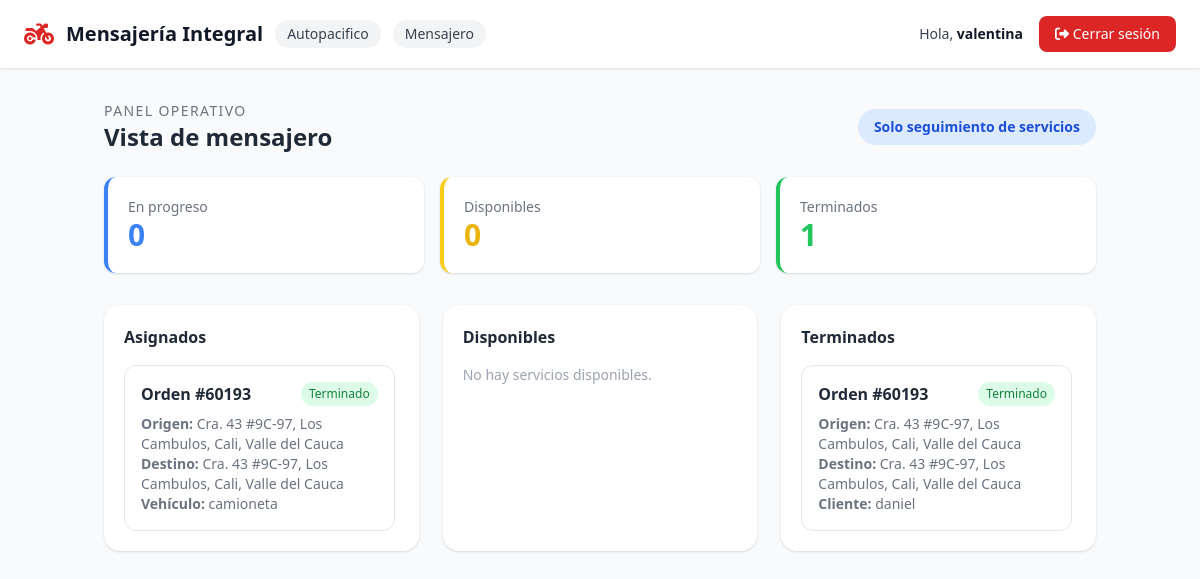
Page /mensajero/ (signed in) on the earlier database version.
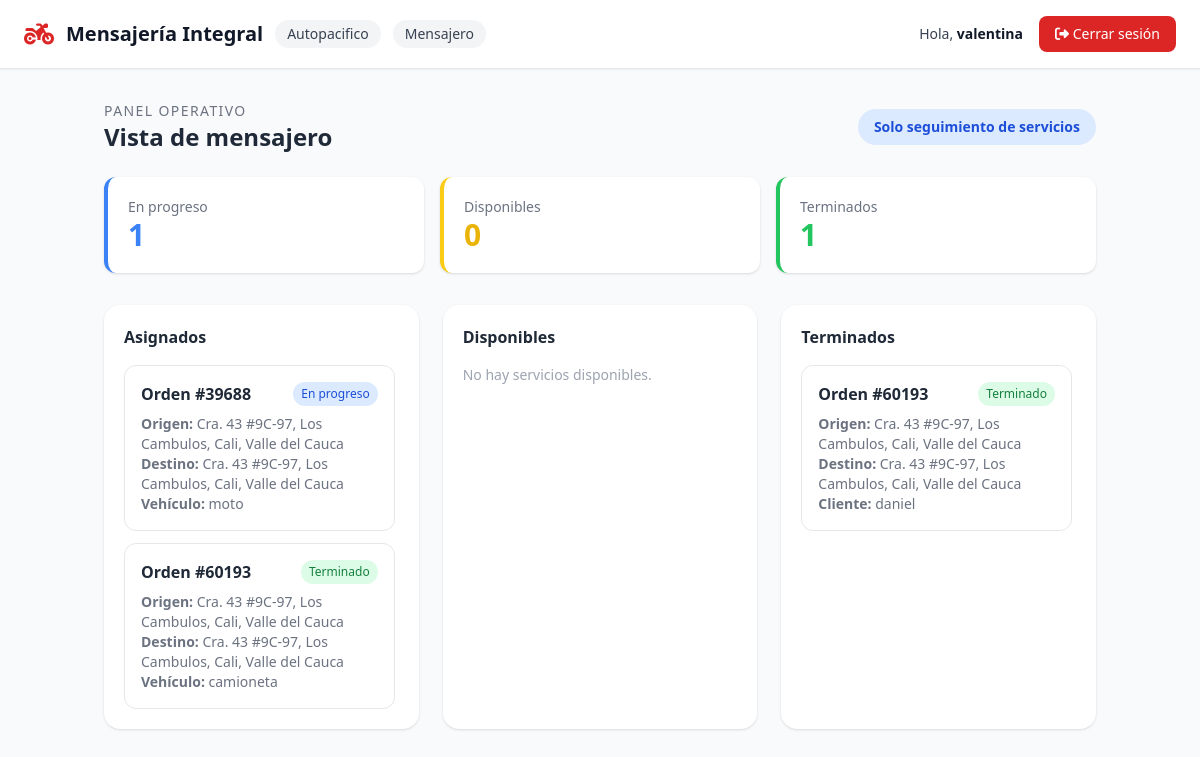
Same page on the later database version.
### servicios/models.py (models this page shows, shortened)
class Servicio(models.Model):
    ESTADO_CHOICES = [
        ('sin_asignar', 'Sin asignar'),
        ('en_progreso', 'En progreso'),
        ('terminado', 'Terminado'),
    ]
    PRIORIDAD_CHOICES = [
        ('normal', 'Normal'),
        ('alta', 'Alta'),
    ]
    empresa = models.ForeignKey(
        Empresa,
        on_delete=models.CASCADE,
        related_name='servicios',
        null=True,
        blank=True,
    )
    creado_por = models.ForeignKey(
        Usuario,
        on_delete=models.SET_NULL,
        null=True,
        blank=True,
        related_name='servicios_creados'
    )
    cliente = models.ForeignKey(
        Usuario,
        on_delete=models.CASCADE,
        related_name='servicios_cliente'
    )
    mensajero = models.ForeignKey(
        Usuario,
        on_delete=models.SET_NULL,
        null=True,
        blank=True,
        related_name='servicios_mensajero'
    )
    orden = models.CharField(max_length=20, unique=True, db_index=True)
    descripcion = models.TextField(blank=True)
    sede = models.CharField(max_length=100, blank=True)
    area = models.CharField(max_length=100, blank=True)
    nombre_solicitante = models.CharField(max_length=150, blank=True)
    telefono_solicitante = models.CharField(max_length=30, blank=True)
    ciudad_origen = models.CharField(max_length=100, blank=True)
    ciudad_destino = models.CharField(max_length=100, blank=True)
    origen = models.TextField()
    destino = models.TextField()
    fecha_entrega_deseada = models.DateField(null=True, blank=True)
    nombre_quien_recibe = models.CharField(max_length=150, blank=True)
    telefono_quien_recibe = models.CharField(max_length=30, blank=True)
    tipo_servicio = models.CharField(max_length=100, blank=True)
    tipo_pago = models.CharField(max_length=100, blank=True)
    descripcion_pago = models.TextField(blank=True)
    tipo_recorrido = models.CharField(max_length=100, blank=True)
    tipo_vehiculo = models.CharField(max_length=50)
    prioridad = models.CharField(max_length=10, choices=PRIORIDAD_CHOICES, default='normal')
    estado = models.CharField(max_length=20, choices=ESTADO_CHOICES, default='sin_asignar', db_index=True)
    fecha_creacion = models.DateTimeField(auto_now_add=True, db_index=True)
    origen_lat = models.DecimalField(max_digits=9, decimal_places=6, null=True, blank=True)
    origen_lng = models.DecimalField(max_digits=9, decimal_places=6, null=True, blank=True)
    destino_lat = models.DecimalField(max_digits=9, decimal_places=6, null=True, blank=True)
    destino_lng = models.DecimalField(max_digits=9, decimal_places=6, null=True, blank=True)
    mensajero_lat = models.DecimalField(max_digits=9, decimal_places=6, null=True, blank=True)
    mensajero_lng = models.DecimalField(max_digits=9, decimal_places=6, null=True, blank=True)
    mensajero_ubicacion_actualizada_en = models.DateTimeField(null=True, blank=True)
    def tiene_mapa(self):
        return any([
            self.origen_lat is not None and self.origen_lng is not None,
            self.destino_lat is not None and self.destino_lng is not None,
            self.mensajero_lat is not None and self.mensajero_lng is not None,
        ])
    class Meta:
        verbose_name = "Servicio"
        verbose_name_plural = "Servicios"

### usuarios/models.py (models this page shows, shortened)
class Usuario(AbstractUser):
    ROL_CHOICES = [
        ('coordinador', 'Coordinador'),
        ('cliente', 'Cliente'),
        ('mensajero', 'Mensajero'),
    ]
    rol = models.CharField(max_length=20, choices=ROL_CHOICES)
    telefono = models.CharField(max_length=20, blank=True)
    foto_perfil = models.ImageField(upload_to='perfiles/', blank=True, null=True)
    empresa = models.ForeignKey(
        Empresa,
        on_delete=models.SET_NULL,
        null=True,
        blank=True,
        related_name='usuarios'
    )
    class Meta:
        verbose_name = "Usuario"
        verbose_name_plural = "Usuarios"

### dashboard/views.py (the view)
# urls.py: path('mensajero/', views.mensajero_inicio, name='mensajero_inicio'),
@login_required
def mensajero_inicio(request):
    if request.user.rol != 'mensajero':
        return _redirigir_dashboard(request.user)
    servicios = _servicios_empresa(request.user)
    asignados = servicios.filter(mensajero=request.user)
    disponibles = servicios.filter(estado='sin_asignar')
    terminados = servicios.filter(mensajero=request.user, estado='terminado')
    context = {
        'asignados': asignados,
        'disponibles': disponibles,
        'terminados': terminados,
        'en_progreso': asignados.filter(estado='en_progreso').count(),
        'sin_asignar': disponibles.count(),
        'terminados_count': terminados.count(),
    }
    return render(request, 'dashboard/mensajero_inicio.html', context)

### dashboard/context_processors.py (called while the page is built)
def google_maps(request):
    return {
        'google_maps_api_key': getattr(settings, 'GOOGLE_MAPS_API_KEY', ''),
    }

### dashboard/templates/dashboard/mensajero_inicio.html (shortened to what the changed rows need)
{% extends 'dashboard/base.html' %}
{% load l10n %}
{% block content %}
<div class="flex justify-between items-center mb-6">
    <div>
        <h1 class="text-2xl font-bold text-gray-800">Vista de mensajero</h1>
    </div>
</div>
<div class="grid grid-cols-1 md:grid-cols-3 gap-4 mb-8">
    <div class="bg-white rounded-xl shadow p-5 border-l-4 border-blue-500">
        <p class="text-gray-500 text-sm">En progreso</p>
        <p class="text-3xl font-bold text-blue-500">{{ en_progreso }}</p>
    </div>
</div>
<div class="grid grid-cols-1 lg:grid-cols-3 gap-6">
    <section class="bg-white rounded-2xl shadow p-5">
        <h2 class="font-bold text-gray-800 mb-4">Asignados</h2>
        <div class="space-y-3 max-h-[32rem] overflow-auto pr-1">
            {% for servicio in asignados %}
            <article class="border rounded-xl p-4">
                <div class="flex justify-between gap-3 mb-2">
                    <strong class="text-gray-800">Orden #{{ servicio.orden }}</strong>
                    <span class="text-xs px-2 py-1 rounded-full {% if servicio.estado == 'en_progreso' %}bg-blue-100 text-blue-700{% else %}bg-green-100 text-green-700{% endif %}">
                        {{ servicio.get_estado_display }}
                    </span>
                </div>
                <p class="text-sm text-gray-500"><strong>Origen:</strong> {{ servicio.origen }}</p>
                <p class="text-sm text-gray-500"><strong>Destino:</strong> {{ servicio.destino }}</p>
                <p class="text-sm text-gray-500"><strong>Vehículo:</strong> {{ servicio.tipo_vehiculo }}</p>
            </article>
            {% empty %}
            <p class="text-sm text-gray-400">No tienes servicios asignados.</p>
            {% endfor %}
        </div>
    </section>
    <section class="bg-white rounded-2xl shadow p-5">
        <h2 class="font-bold text-gray-800 mb-4">Disponibles</h2>
    </section>
    <section class="bg-white rounded-2xl shadow p-5">
        <h2 class="font-bold text-gray-800 mb-4">Terminados</h2>
        <div class="space-y-3 max-h-[32rem] overflow-auto pr-1">
            {% for servicio in terminados %}
            <article class="border rounded-xl p-4">
                <div class="flex justify-between gap-3 mb-2">
                    <strong class="text-gray-800">Orden #{{ servicio.orden }}</strong>
                    <span class="text-xs px-2 py-1 rounded-full bg-green-100 text-green-700">Terminado</span>
                </div>
                <p class="text-sm text-gray-500"><strong>Origen:</strong> {{ servicio.origen }}</p>
                <p class="text-sm text-gray-500"><strong>Destino:</strong> {{ servicio.destino }}</p>
                <p class="text-sm text-gray-500"><strong>Cliente:</strong> {{ servicio.cliente.get_full_name|default:servicio.cliente.username }}</p>
            </article>
            {% empty %}
            <p class="text-sm text-gray-400">No tienes servicios terminados.</p>
            {% endfor %}
        </div>
    </section>
</div>
{% endblock %}

Differences in the rows shown:
added Servicio: orden "39688", estado "En progreso", origen "Cra. 43 #9C-97, Los Cambulos, Cali, Valle del Cauca", destino "Cra. 43 #9C-97, Los Cambulos, Cali, Valle del Cauca", tipo_vehiculo "moto", shown under "Asignados"
Other differences:
{{ en_progreso }}: "0" → "1"
